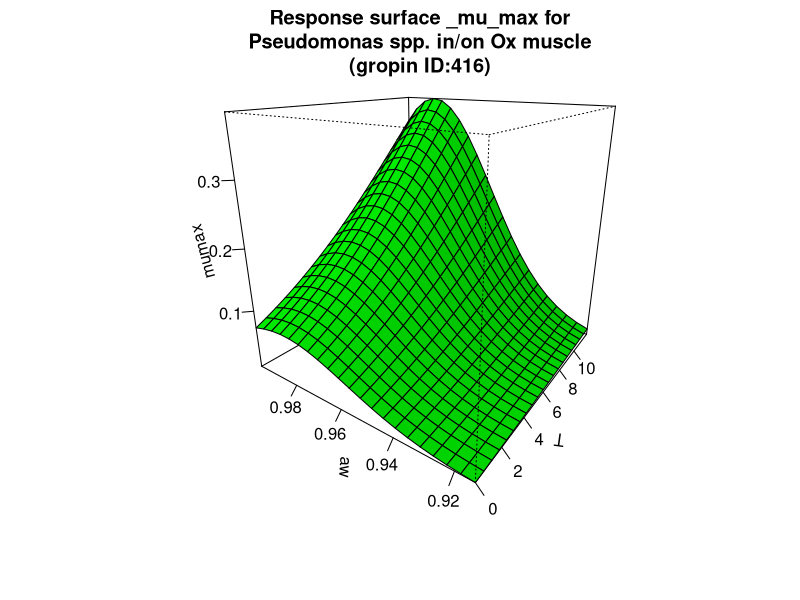

Reproduce this figure in R.
#############################
# start of Parameter script
#############################
T <- seq(0,11.988011988012,length.out=21)
aw <- seq(0.913913,0.998001998001998,length.out=21)
#############################
# end of Parameter script
#############################
############################# 
# start of Model script Gropin ID 416 
#############################
 
# constant coefficients for this model
 
variables <- data.frame(T,aw)
argumentsPar <- unique.data.frame(expand.grid(variables))
 
# heart of the model
response_surface <- function(T,aw) {
   mumax <-exp(-919.54+1.6033*((10^5)/(T+273))-2.3784*((10^7)/((T+273)^2))+1317.7*aw-669*(aw^2))

	return(mumax=mumax)
} 

# output parameters
responseSurface <- cbind(argumentsPar,response_surface(argumentsPar['T'],argumentsPar['aw']))
colnames(responseSurface) <- c(colnames(argumentsPar),'mumax')
#############################
# End of Model script
#############################
############################# 
# start of Visualisation script Gropin ID 416 
#############################
titleText <-'Response surface _mu_max for
Pseudomonas spp. in/on Ox muscle
(gropin ID:416)'
persp(T,aw,matrix(unlist(responseSurface$'mumax'),nrow=21),col = 'green',xlab='T',ylab='aw',zlab='mumax',main=titleText,theta=305,phi=20,shade=0.25,ticktype = 'detailed')
#############################
# End of Visualisation script
#############################
